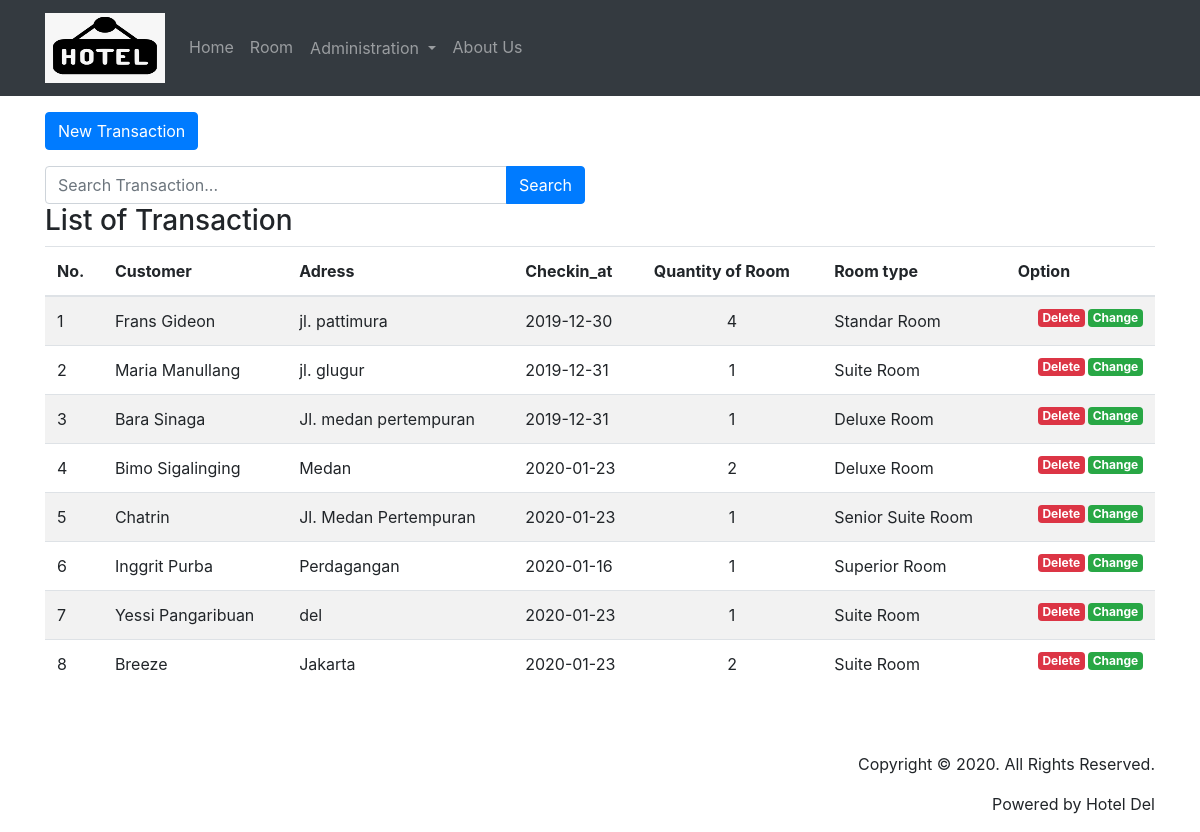
Screenshot of /index.php/room with the database file from the repository.
### tables this page shows
CREATE TABLE `order_room` (
  `no` int(2) NOT NULL,
  `customer_name` varchar(40) NOT NULL,
  `address` varchar(100) NOT NULL,
  `phone` varchar(20) NOT NULL,
  `room_type` varchar(20) NOT NULL,
  `room_quantity` int(2) NOT NULL,
  `canceled` tinyint(1) NOT NULL,
  `checkin_at` date NOT NULL,
  `checkout_at` date NOT NULL
);

### application/controllers/Room.php (called while the page is built, shortened)
<?php
class Room extends CI_Controller{
    public function __construct(){
        $this->load->model('Room_model');
        $this->load->library('form_validation');
    }
    public function index()
    {
        $data['judul']='Daftar Order Room';
        $data['room']=$this->Room_model->getAllOrder();
        $this->load->view('templates/header', $data);
        $this->load->view('room/index', $data);
        $this->load->view('templates/footer');
    }
}
?>

### index.php (called while the page is built, shortened)
<?php
require_once BASEPATH.'core/CodeIgniter.php';

### application/models/Room_model.php (called while the page is built, shortened)
<?php
class Room_model extends CI_model{
    public function getAllOrder(){
        return $query = $this->db->get('order_room')->result_array();
    }
}
?>

### application/views/room/index.php (the view, shortened to what this page needs)
<div class="container">
<div class="row mt-3">
<div class="col-md-4">
<a href="<?php echo base_url();?>room/order" class="btn btn-primary">New Transaction</a>
</div>
</div>
<div class="row mt-3">
            <div class="col-md-6">
                <form action="" method="post">
                    <div class="input-group">
                        <input type="text" class="form-control" placeholder="Search Transaction..." name="keyword">
                        <div class="input-group-append">
                            <button class="btn btn-primary" type="submit" id="button-addon2">Search</button>
                        </div>
                    </div>
                </form>
            </div>
        </div>
        <h3>List of Transaction</h3>
        <div class="row mt">
            <div class="col-md">
            <div class="table-responsive">
        <table class="table table-striped w-100 dt-responsive nowrap" id="dataTable">
            <thead>
                <tr>
                    <th>No. </th>
                    <th>Customer</th>
                    <th>Adress</th>
                    <th>Checkin_at</th>
                    <th>Quantity of Room</th>
                    <th>Room type</th>
                    <th>Option</th>
                </tr>
            </thead>
            <tbody>
                <?php
                $no = 1;
                if ($room) :
                    foreach ($room as $r) :
                        ?>
                        <tr>
                            <td><?= $no++; ?></td>
                            <td><?= $r['customer_name']; ?></td>
                            <td><?= $r['address']; ?></td>
                            <td><?= $r['checkin_at']; ?></td>
                            <td align = "center"><?= $r['room_quantity']; ?></td>
                            <td><?= $r['room_type']; ?></td>
                            <td>
                                <a href="<?= base_url();?>room/ubah/<?=$r['no'];?>" class="badge badge-success float-right">Change</a>
                                <a href="<?= base_url();?>room/hapus/<?=$r['no'];?>" class="badge badge-danger float-right" onclick="return confirm('yakin?');">Delete</a>
                        </td>
                        </tr>
                    <?php endforeach; ?>
                <?php endif; ?>
            </tbody>
        </table>
        </div>
    </div>
    </div>
</div>

### application/views/templates/header.php (shortened to what this page needs)
<!DOCTYPE html>
<html lang="pt-br">
  <head>
    <link rel ="stylesheet" href="https://stackpath.bootstrapcdn.com/bootstrap/4.1.3/css/bootstrap.min.css">
    <link rel ="stylesheet" href="<?= base_url(); ?>assets/css/style.css">
  </head>
  <body>
  <nav class="navbar navbar-expand-lg navbar-dark bg-dark">
  <div class="container">
  <a class="navbar-brand">
    <img src="img/logo.png" width ="120px" height="70px">
  </a>
    <div class="collapse navbar-collapse" id="navbarNavAltMarkup">
        <div class="navbar-nav">
            <a class="nav-item nav-link" href="<?php echo base_url(); ?>">Home <span class="sr-only">(Página atual)</span></a>
            <a class="nav-item nav-link" href="<?php echo base_url(); ?>rom">Room</a>
            <div class="dropdown">
              <a class="btn btn dropdown-toggle nav-link" class="nav-item nav-link" type="button" id="dropdownMenu2" data-toggle="dropdown" aria-haspopup="true"  aria-expanded="false">
                Administration
              </a>
            </div>
            <a class="nav-item nav-link" href="<?php echo base_url(); ?>AboutUs">About Us</a>
        </div>
    </div>
  </div>
</nav>

### application/views/templates/footer.php (shortened to what this page needs)
    <div class="container">
<footer class="art-footer clearfix">
		<div class="art-content-layout">
			<div class="art-content-layout-row">
			<div class="art-layout-cell" style="width: 100%">
			<div class="art-layout-cell layout-item-0" style="width: 250"><br/><br/>
				<p style="text-align:right;">Copyright &copy 2020. All Rights Reserved.</p>
				<p style="text-align:right;">Powered by Hotel Del</a></p>
			</div>
			</div>
</footer>
</div>
</body></html>
  </body>
</html>

### assets/css/style.css (style rules this page uses)
.badge { margin-left: 3px; }

### rows the page displays
order_room: customer_name "Frans Gideon", address "jl. pattimura", checkin_at "2019-12-30", room_quantity "4", room_type "Standar Room"
order_room: customer_name "Maria Manullang", address "jl. glugur", checkin_at "2019-12-31", room_quantity "1", room_type "Suite Room"
order_room: customer_name "Bara Sinaga", address "Jl. medan pertempuran", checkin_at "2019-12-31", room_quantity "1", room_type "Deluxe Room"
order_room: customer_name "Bimo Sigalinging", address "Medan", checkin_at "2020-01-23", room_quantity "2", room_type "Deluxe Room"
order_room: customer_name "Chatrin", address "Jl. Medan Pertempuran", checkin_at "2020-01-23", room_quantity "1", room_type "Senior Suite Room"
order_room: customer_name "Inggrit Purba", address "Perdagangan", checkin_at "2020-01-16", room_quantity "1", room_type "Superior Room"
order_room: customer_name "Yessi Pangaribuan", address "del", checkin_at "2020-01-23", room_quantity "1", room_type "Suite Room"
order_room: customer_name "Breeze", address "Jakarta", checkin_at "2020-01-23", room_quantity "2", room_type "Suite Room"
